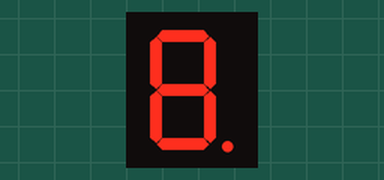
The program below on a simulated ESP32 board running MicroPython. Parts: 1-digit seven-segment display. The segment pins are drawn as the display they are named for.

Above: at 0.1 s.
At 2.1 s:
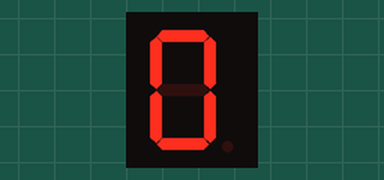
At 2.82 s:
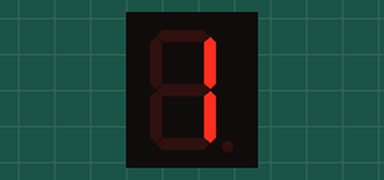
At 3.6 s:
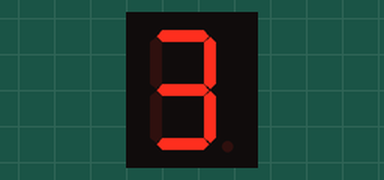
At 5.1 s:
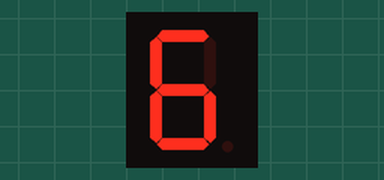
At 6.6 s:
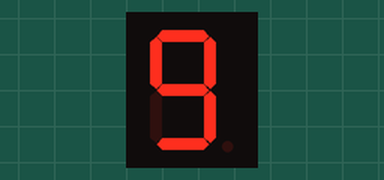

Measured:
- by itself, everything shown: repeats every 5.0 s, in 10 steps
- what the display in image 0 shows lasts 1.0 s, from 0.1 s to 1.1 s
- what the display in image 1 shows lasts 0.6 s, from 2.0 s to 2.6 s

The program:

06-1______.py
```python
import machine
import time


a = machine.Pin(13, machine.Pin.OUT)
b = machine.Pin(12, machine.Pin.OUT)
c = machine.Pin(14, machine.Pin.OUT)
d = machine.Pin(27, machine.Pin.OUT)
e = machine.Pin(26, machine.Pin.OUT)
f = machine.Pin(25, machine.Pin.OUT)
g = machine.Pin(33, machine.Pin.OUT)
dot = machine.Pin(32, machine.Pin.OUT)

'''
a.on()
b.on()
c.on()
d.on()
e.on()
f.on()
g.on()
dot.on()
'''

#创建led对象列表
led_list = [a, b, c, d, e, f, g, dot]

#创建字典，键：要显示的数字；键值：对应led灯的亮灭。
number_dict = {
    0: "11111100",
    1: "01100000",
    2: "11011010",
    3: "11110010",
    4: "01100110",
    5: "10110110",
    6: "10111110",
    7: "11100000",
    8: "11111110",
    9: "11110110",
    "open": "11111111",
    "close": "00000000"
}

def show_number(number):
    if number_dict.get(number):#字典取值，判断字典中是否有对应键。
        i = 0                              #第几个led
        for bit in number_dict.get(number):#字典取值
            if bit == "1":                 #亮
                led_list[i].value(1)
            else:                          #灭
                led_list[i].value(0)
            i += 1

def main():
    show_number("open")  # 全亮
    time.sleep(1)
    show_number("close")  # 全灭
    time.sleep(1)

    i = 0
    while True:
        show_number(i)
        i += 1
        if i >= 10:
            i -=10
        time.sleep(0.5)
    '''
    for i in range(10):
        show_number(i)
        time.sleep(0.5)
    '''
if __name__ == "__main__":
    main()
```
